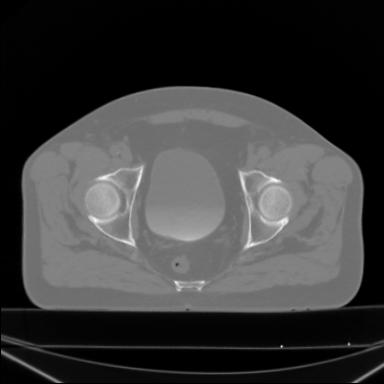
#> input picture Superpixel/1.jpeg, 384 x 384 px
$ jupyter execute Untitled.ipynb
#> lines starting #> are read from the running program, lines starting #| are printed output that depends on the picture
## Segmentasyon ve Süperpiksel algoritmaları

Çalışma kapsamında popüler görüntü bölümleme yöntemleri karşılaştırılmıştır. İyi segmentasyonlar elde etmek zor olduğundan ve 'iyi' tanımı genellikle uygulamaya bağlı olduğundan, bu yöntemler genellikle süperpiksel olarak da bilinen bir aşırı segmentasyon elde etmek için kullanılır. Bu süper pikseller daha sonra "conditional random fields"(CRF) gibi daha karmaşık algoritmalar için bir temel görevi görür.

## Felzenszwalb's efficient graph based segmentation

Algoritma sadece segment size'na etki eden ``scale`` parametresine sahiptir. Gerçek boyut ve segment size'ı, yerel kontrasta bağlı olarak büyük ölçüde değişebilir.

## Quickshift Görüntü Segmentasyonu

Quickshift, approximation of kernelized mean-shift yaklaşımına dayanan 2D görüntü bölümleme algoritmasıdır. Local mode-seeking algoritmaları ailesine aittir.

Quickshift artılarından biri, aynı anda birden fazla ölçekte hiyerarşik bir segmentasyonu hesaplamasıdır.

Quickshift'in iki ana parametresi vardır:
``sigma``controls the scale of the local density approximation.
``max_dist`` üretilen hiyerarşik bölümlemede bir seviye seçer.

## SLIC - K-Means based image segmentation

Bu algoritma, renk bilgisi ve görüntü konumunun 5d uzayında basitçe K-means gerçekleştirir ve bu nedenle quickshift ile yakından ilgilidir. Kümeleme yöntemi daha basit olduğu için çok verimlidir. Bu algoritmanın iyi sonuçlar elde etmek için Lab renk uzayında çalışması önemlidir. Algoritma hızla ivme kazandı ve şimdi yaygın olarak kullanılıyor. ``compactness`` parametresi, Hızlı Kaydırma durumunda olduğu gibi renk benzerliği ve yakınlığını değiştirirken, ``n_segments`` kortalar için merkez sayısını seçer.

## Compact watershed segmentation of gradient images

Renkli input yerine, parlak piksellerin bölgeler arasındaki sınırı ifade ettiği bir grayscale görüntüyü girdi olarak alır. Algoritma, görüntüyü, parlak piksellerin yüksek zirveler oluşturduğu bir manzara olarak görür.

[cell 1]
import matplotlib.pyplot as plt
import skimage
import skimage.io as io
import numpy as np

from skimage.color import rgb2gray
from skimage.filters import sobel
from skimage.segmentation import felzenszwalb, slic, quickshift, watershed
from skimage.segmentation import mark_boundaries
from skimage.util import img_as_float

img = skimage.img_as_float(skimage.io.imread("1.jpeg"))[::2, ::2]
#> img: shape (192, 192, 3) float64; min 0, max 0.969, mean 0.233

imgplot = plt.imshow(img)
plt.title('Input Image')

segments_fz = felzenszwalb(img, scale=100, sigma=0.5, min_size=50)
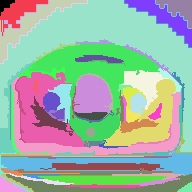
#> segments_fz: shape (192, 192) int64; 78 distinct labels, from 0 to 77; one colour per label, 0 black
segments_slic = slic(img, n_segments=250, compactness=10, sigma=1,
                     start_label=1)
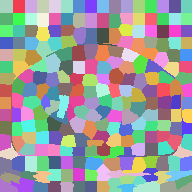
#> segments_slic: shape (192, 192) int64; 236 distinct labels, from 1 to 236; one colour per label, 0 black
segments_quick = quickshift(img, kernel_size=3, max_dist=6, ratio=0.5)
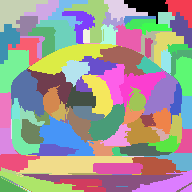
#> segments_quick: shape (192, 192) int64; 107 distinct labels, from 0 to 106; one colour per label, 0 black
gradient = sobel(rgb2gray(img))
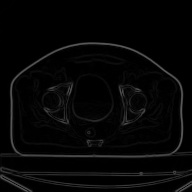
#> gradient: shape (192, 192) float64; min 0, max 0.368, mean 0.0243
segments_watershed = watershed(gradient, markers=250, compactness=0.001)
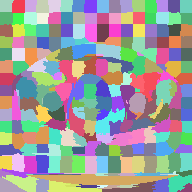
#> segments_watershed: shape (192, 192) int64; 256 distinct labels, from 1 to 256; one colour per label, 0 black

print(f"Felzenszwalb number of segments: {len(np.unique(segments_fz))}")
#| Felzenszwalb number of segments: 78
print(f"SLIC number of segments: {len(np.unique(segments_slic))}")
#| SLIC number of segments: 236
print(f"Quickshift number of segments: {len(np.unique(segments_quick))}")
#| Quickshift number of segments: 107

fig, ax = plt.subplots(2, 2, figsize=(10, 10), sharex=True, sharey=True)

ax[0, 0].imshow(mark_boundaries(img, segments_fz))
ax[0, 0].set_title("Felzenszwalbs's method")
ax[0, 1].imshow(mark_boundaries(img, segments_slic))
ax[0, 1].set_title('SLIC')
ax[1, 0].imshow(mark_boundaries(img, segments_quick))
ax[1, 0].set_title('Quickshift')
ax[1, 1].imshow(mark_boundaries(img, segments_watershed))
ax[1, 1].set_title('Compact watershed')

for a in ax.ravel():
    a.set_axis_off()

plt.tight_layout()
plt.show()
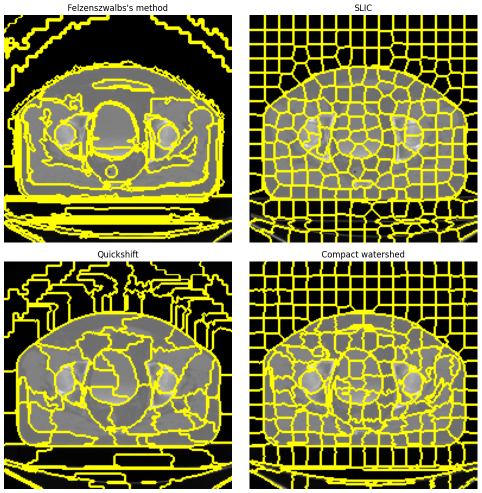
#> figure drawn by matplotlib, 4 panels
